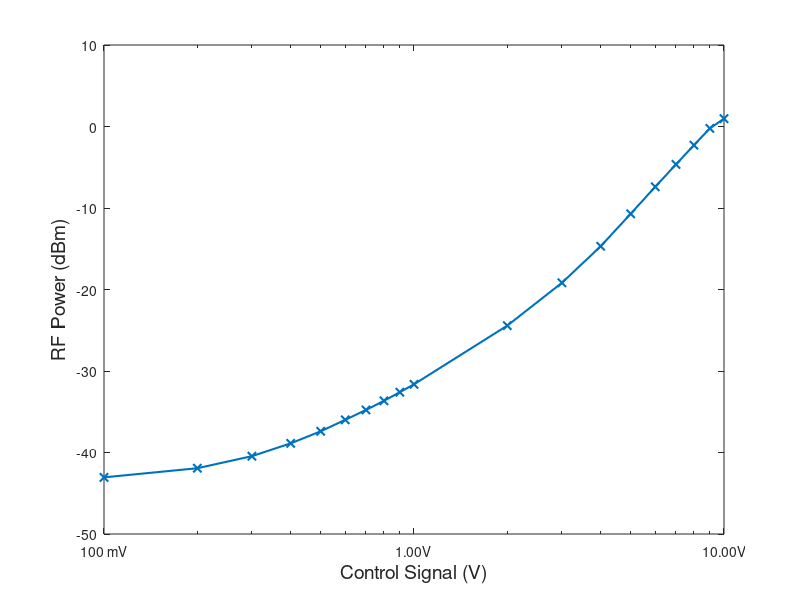
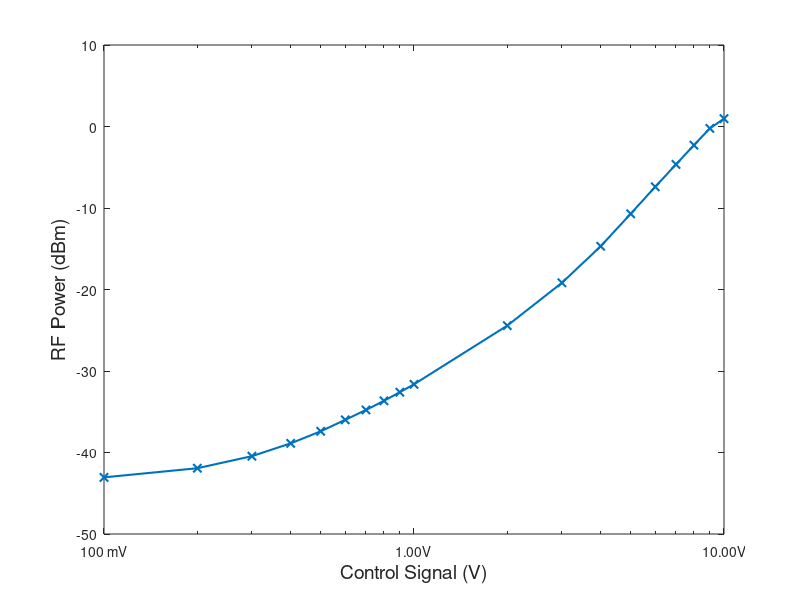

MATLAB code to generate these figures, in order:
V = [0:.1:1,2:1:10];
P = -[43.3,43.05,41.93,40.45,38.88,37.40,35.99,34.78,33.66,32.6,31.63,24.43,19.18,14.70,10.71,7.4,4.65,2.29,0.23,-.96];

semilogx(V,P,'-x','LineWidth',1.5)
xlabel('Control Signal (V)','FontSize',14)
ylabel('RF Power (dBm)','FontSize',14)
xticklabels({'100 mV','1.00V','10.00V'})
filePath = 'D:\misc\2024\05\20\mixer_attenuator_all';
saveas(gcf,[filePath '.png'])
savefig([filePath 'fig'])